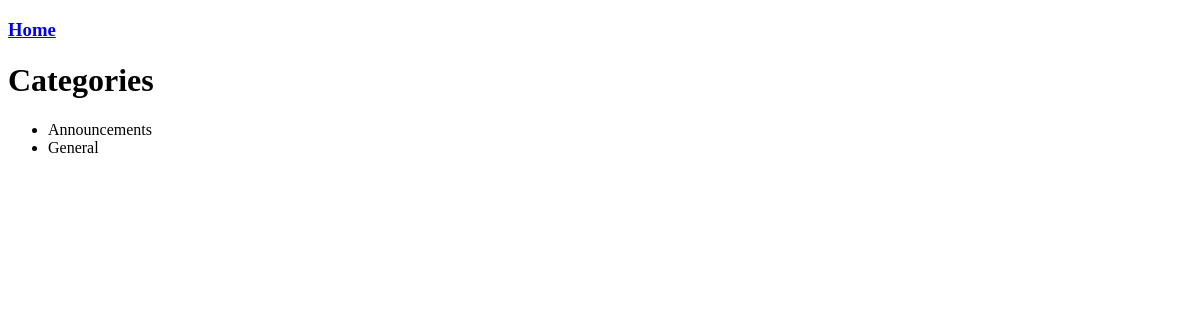
/categories/, run on an earlier commit of the app's database.
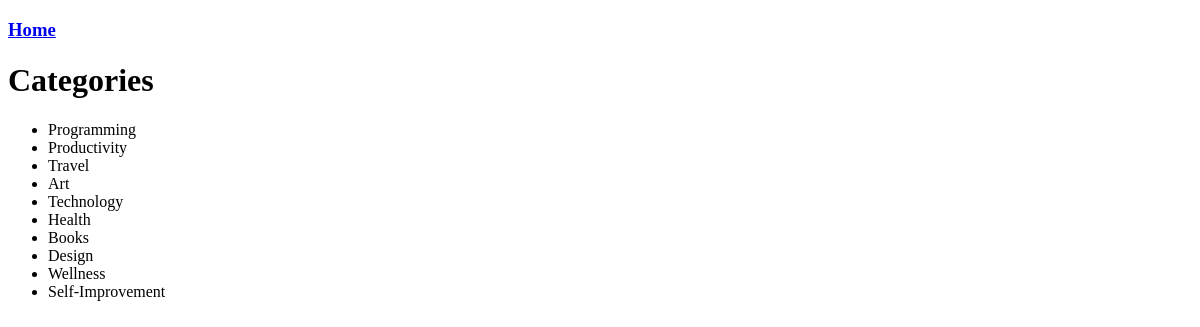
And on a later commit of the database.
### blog/models.py (models this page shows, shortened)
class Category(models.Model):
    name = models.CharField(max_length=255, unique=True)

### blog/views.py (the view)
# urls.py: path('categories/', views.categories, name='categories'),
def categories(request):
    mycategories = Category.objects.all().values()
    template = loader.get_template('categories.html')
    context = {
        'mycategories': mycategories
    }
    return HttpResponse(template.render(context, request))

### blog/templates/categories.html (shortened to what this page needs)
{% extends "master.html" %}
{% block content %}
  <h3><a href="/">Home</a></h3>
  <h1>Categories</h1>
  <ul>
    {% for category in mycategories %}
      <li>{{ category.name }}</li>
    {% endfor %}
  </ul>
{% endblock %}

What changed in the data, as far as the page shows it:
removed Category: name "Announcements"
removed Category: name "General"
added Category: name "Programming"
added Category: name "Productivity"
added Category: name "Travel"
added Category: name "Art"
added Category: name "Technology"
added Category: name "Health"
added Category: name "Books"
added Category: name "Design"
added Category: name "Wellness"
added Category: name "Self-Improvement"
